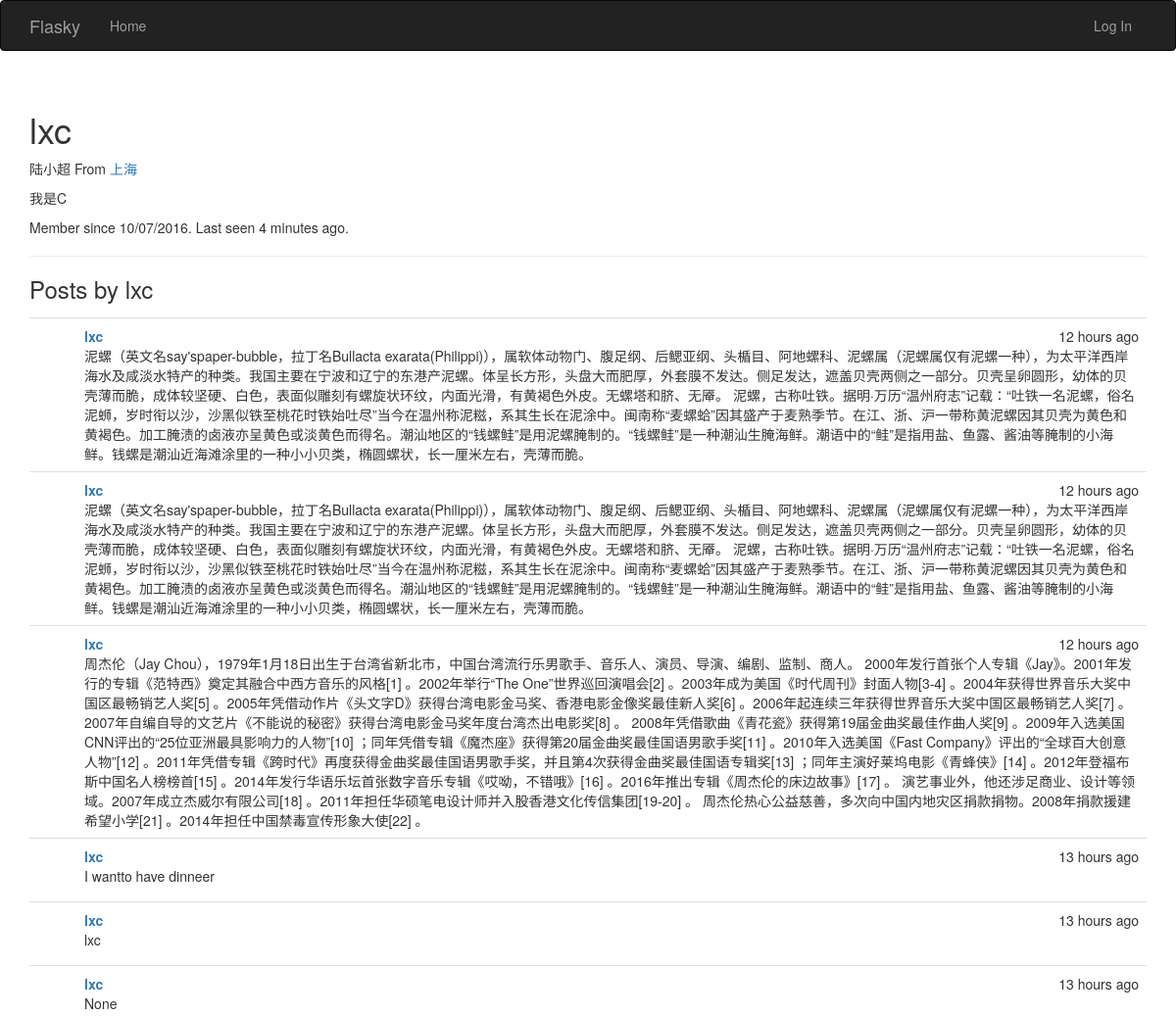
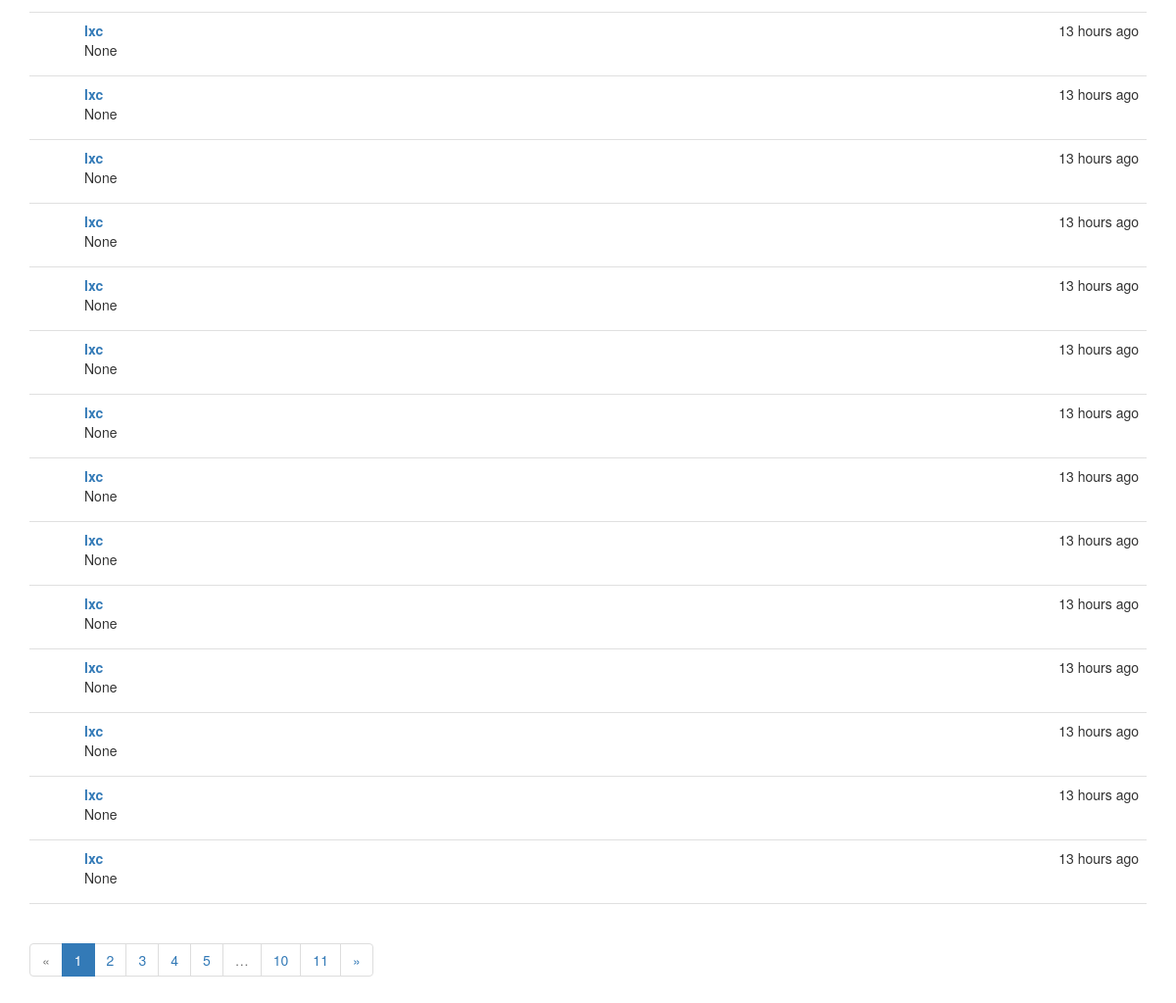
Page /user/lxc on the committed database (2 pictures, top to bottom).
### app/models.py (models this page shows, shortened)
class User(UserMixin, db.Model):
    __tablename__ = 'users'
    id = db.Column(db.Integer, primary_key=True)
    username = db.Column(db.String(64), unique=True, index=True)
    email = db.Column(db.String(64), unique=True, index=True)
    role_id = db.Column(db.Integer, db.ForeignKey('roles.id'))
    password_hash = db.Column(db.String(128))
    confirmed = db.Column(db.Boolean, default=False)
    name = db.Column(db.String(64))
    location = db.Column(db.String(64))
    about_me = db.Column(db.Text)
    member_since = db.Column(db.DateTime(), default=datetime.utcnow)
    last_seen = db.Column(db.DateTime(), default=datetime.utcnow)
    posts = db.relationship('Post', backref='author', lazy='dynamic')
    @property
    def password(self):
        raise AttributeError('password is not a readable attribute')

class Post(db.Model):
    __tablename__ = 'posts'
    id = db.Column(db.Integer, primary_key=True)
    body = db.Column(db.Text)
    timestamp = db.Column(db.DateTime, index=True, default=datetime.utcnow)
    author_id = db.Column(db.Integer, db.ForeignKey('users.id'))

### app/main/views.py (the view)
@main.route('/user/<username>')
def user(username):
    user = User.query.filter_by(username=username).first()
    if user is None:
        abort(404)
    page = request.args.get('page', 1, type=int)
    pagination = user.posts.order_by(Post.timestamp.desc()).paginate(
        page, per_page=current_app.config['FLASKY_POSTS_PER_PAGE'],
        error_out=False)
    posts = pagination.items
    return render_template('user.html', user=user, posts=posts,
                           pagination=pagination)

### app/auth/views.py (called while the page is built)
@auth.before_app_request
def before_request():
    if current_user.is_authenticated:
        current_user.ping()
        if not current_user.confirmed \
                and request.endpoint[:5] != 'auth.' \
                and request.endpoint != 'static':
            return redirect(url_for('auth.unconfirmed'))

### app/main/__init__.py (called while the page is built)
@main.app_context_processor
def inject_permissions():
    return dict(Permission=Permission)

### app/models.py (called while the page is built)
    def is_administrator(self):
        return False

### app/templates/user.html (shortened to what this page needs)
{% extends "base.html" %}
{% import "_macros.html" as macros %}
{% block page_content %}
<div class="page-header">
    <h1>{{ user.username }}</h1>
    {% if user.name or user.location %}
    <p>
        {% if user.name %}{{ user.name }}{% endif %}
        {% if user.location %}
            From <a href="http://maps.google.com/?q={{ user.location }}">{{ user.location }}</a>
        {% endif %}
    </p>
    {% endif %}
    {% if user.about_me %}<p>{{ user.about_me }}</p>{% endif %}
    <p>Member since {{ moment(user.member_since).format('L') }}. Last seen {{ moment(user.last_seen).fromNow() }}.</p>
</div>
<h3>Posts by {{ user.username }}</h3>
{% include '_posts.html' %}
{% if pagination %}
<div class="pagination">
    {{ macros.pagination_widget(pagination, '.user', username=user.username) }}
</div>
{% endif %}
{% endblock %}

### app/templates/base.html (shortened to what this page needs)
{% extends "bootstrap/base.html" %}
{% block head %}
{{ super() }}
<link rel="stylesheet" type="text/css" href="{{ url_for('static', filename='styles.css') }}">
{% endblock %}
{% block navbar %}
<div class="navbar navbar-inverse" role="navigation">
    <div class="container">
        <div class="navbar-header">
            <a class="navbar-brand" href="{{ url_for('main.index') }}">Flasky</a>
        </div>
        <div class="navbar-collapse collapse">
            <ul class="nav navbar-nav">
                <li><a href="{{ url_for('main.index') }}">Home</a></li>
            </ul>
            <ul class="nav navbar-nav navbar-right">
                {% if current_user.is_authenticated %}
                <li class="dropdown">
                    <a href="#" class="dropdown-toggle" data-toggle="dropdown">Account <b class="caret"></b></a>
                    <ul class="dropdown-menu">
                        <li><a href="{{ url_for('auth.change_password') }}">Change Password</a></li>
                        <li><a href="{{ url_for('auth.change_email_request') }}">Change Email</a></li>
                        <li><a href="{{ url_for('auth.logout') }}">Log Out</a></li>
                    </ul>
                </li>
                {% else %}
                <li><a href="{{ url_for('auth.login') }}">Log In</a></li>
                {% endif %}
            </ul>
        </div>
    </div>
</div>
{% endblock %}
{% block content %}
<div class="container">
    {% block page_content %}{% endblock %}
</div>
{% endblock %}

### app/templates/_macros.html
{% macro pagination_widget(pagination, endpoint) %}
<ul class="pagination">
    <li{% if not pagination.has_prev %} class="disabled"{% endif %}>
        <a href="{% if pagination.has_prev %}{{ url_for(endpoint, page=pagination.prev_num, **kwargs) }}{% else %}#{% endif %}">
            &laquo;
        </a>
    </li>
    {% for p in pagination.iter_pages() %}
        {% if p %}
            {% if p == pagination.page %}
            <li class="active">
                <a href="{{ url_for(endpoint, page=p, **kwargs) }}">{{ p }}</a>
            </li>
            {% else %}
            <li>
                <a href="{{ url_for(endpoint, page=p, **kwargs) }}">{{ p }}</a>
            </li>
            {% endif %}
        {% else %}
        <li class="disabled"><a href="#">&hellip;</a></li>
        {% endif %}
    {% endfor %}
    <li{% if not pagination.has_next %} class="disabled"{% endif %}>
        <a href="{% if pagination.has_next %}{{ url_for(endpoint, page=pagination.next_num, **kwargs) }}{% else %}#{% endif %}">
            &raquo;
        </a>
    </li>
</ul>
{% endmacro %}

### app/templates/_posts.html (shortened to what this page needs)
<ul class="posts">
    {% for post in posts %}
    <li class="post">
        <div class="post-content">
            <div class="post-date">{{ moment(post.timestamp).fromNow() }}</div>
            <div class="post-author"><a href="{{ url_for('.user', username=post.author.username) }}">{{ post.author.username }}</a></div>
            <div class="post-body">{{ post.body }}</div>
        </div>
    </li>
    {% endfor %}
</ul>

### app/static/styles.css (style rules this page uses)
ul.posts { list-style-type: none; padding: 0px; margin: 16px 0px 0px 0px; border-top: 1px solid #e0e0e0; }
ul.posts li.post { padding: 8px; border-bottom: 1px solid #e0e0e0; }
div.post-date { float: right; }
div.post-author { font-weight: bold; }
div.post-content { margin-left: 48px; min-height: 48px; }

### rows in the picture
User: username "lxc", name "陆小超", location "上海", about_me "我是C", member_since "10/07/2016", last_seen "4 minutes ago"
Post: timestamp "12 hours ago", author.username "lxc", body "泥螺（英文名say'spaper-bubble，拉丁名Bullacta exarata(Philippi)），属软体动物门、腹足纲、后鳃亚纲、头楯目、阿地螺科、泥螺属（泥螺属仅有泥螺一种），为太平洋西岸海水及咸淡水特产的种类。我国主要在宁波和辽宁的东港产泥螺。体呈长方形，头盘大而肥厚，外套膜不发达。侧足发达，遮盖贝壳两侧之一部分。贝壳呈卵圆形，幼体的贝壳薄而脆，成体较坚硬、白色，表面似雕刻有螺旋状环纹，内面光滑，有黄褐色外皮。无螺塔和脐、无厣。 泥螺，古称吐铁。据明·万历“温州府志”记载：“吐铁一名泥螺，俗名泥蛳，岁时衔以沙，沙黑似铁至桃花时铁始吐尽”当今在温州称泥糍，系其生长在泥涂中。闽南称“麦螺蛤”因其盛产于麦熟季节。在江、浙、沪一带称黄泥螺因其贝壳为黄色和黄褐色。加工腌渍的卤液亦呈黄色或淡黄色而得名。潮汕地区的“钱螺鲑”是用泥螺腌制的。“钱螺鲑”是一种潮汕生腌海鲜。潮语中的“鲑”是指用盐、鱼露、酱油等腌制的小海鲜。钱螺是潮汕近海滩涂里的一种小小贝类，椭圆螺状，长一厘米左右，壳薄而脆。"
Post: timestamp "12 hours ago", author.username "lxc", body "泥螺（英文名say'spaper-bubble，拉丁名Bullacta exarata(Philippi)），属软体动物门、腹足纲、后鳃亚纲、头楯目、阿地螺科、泥螺属（泥螺属仅有泥螺一种），为太平洋西岸海水及咸淡水特产的种类。我国主要在宁波和辽宁的东港产泥螺。体呈长方形，头盘大而肥厚，外套膜不发达。侧足发达，遮盖贝壳两侧之一部分。贝壳呈卵圆形，幼体的贝壳薄而脆，成体较坚硬、白色，表面似雕刻有螺旋状环纹，内面光滑，有黄褐色外皮。无螺塔和脐、无厣。 泥螺，古称吐铁。据明·万历“温州府志”记载：“吐铁一名泥螺，俗名泥蛳，岁时衔以沙，沙黑似铁至桃花时铁始吐尽”当今在温州称泥糍，系其生长在泥涂中。闽南称“麦螺蛤”因其盛产于麦熟季节。在江、浙、沪一带称黄泥螺因其贝壳为黄色和黄褐色。加工腌渍的卤液亦呈黄色或淡黄色而得名。潮汕地区的“钱螺鲑”是用泥螺腌制的。“钱螺鲑”是一种潮汕生腌海鲜。潮语中的“鲑”是指用盐、鱼露、酱油等腌制的小海鲜。钱螺是潮汕近海滩涂里的一种小小贝类，椭圆螺状，长一厘米左右，壳薄而脆。"
Post: timestamp "12 hours ago", author.username "lxc", body "周杰伦（Jay Chou），1979年1月18日出生于台湾省新北市，中国台湾流行乐男歌手、音乐人、演员、导演、编剧、监制、商人。 2000年发行首张个人专辑《Jay》。2001年发行的专辑《范特西》奠定其融合中西方音乐的风格[1] 。2002年举行“The One”世界巡回演唱会[2] 。2003年成为美国《时代周刊》封面人物[3-4] 。2004年获得世界音乐大奖中国区最畅销艺人奖[5] 。2005年凭借动作片《头文字D》获得台湾电影金马奖、香港电影金像奖最佳新人奖[6] 。2006年起连续三年获得世界音乐大奖中国区最畅销艺人奖[7] 。2007年自编自导的文艺片《不能说的秘密》获得台湾电影金马奖年度台湾杰出电影奖[8] 。 2008年凭借歌曲《青花瓷》获得第19届金曲奖最佳作曲人奖[9] 。2009年入选美国CNN评出的“25位亚洲最具影响力的人物”[10] ；同年凭借专辑《魔杰座》获得第20届金曲奖最佳国语男歌手奖[11] 。2010年入选美国《Fast Company》评出的“全球百大创意人物”[12] 。2011年凭借专辑《跨时代》再度获得金曲奖最佳国语男歌手奖，并且第4次获得金曲奖最佳国语专辑奖[13] ；同年主演好莱坞电影《青蜂侠》[14] 。2012年登福布斯中国名人榜榜首[15] 。2014年发行华语乐坛首张数字音乐专辑《哎呦，不错哦》[16] 。2016年推出专辑《周杰伦的床边故事》[17] 。 演艺事业外，他还涉足商业、设计等领域。2007年成立杰威尔有限公司[18] 。2011年担任华硕笔电设计师并入股香港文化传信集团[19-20] 。…"
Post: timestamp "13 hours ago", author.username "lxc", body "I wantto have dinneer"
Post: timestamp "13 hours ago", author.username "lxc", body "lxc"
Post: timestamp "13 hours ago", author.username "lxc", body "None"
Post: timestamp "13 hours ago", author.username "lxc", body "None"
Post: timestamp "13 hours ago", author.username "lxc", body "None"
Post: timestamp "13 hours ago", author.username "lxc", body "None"
Post: timestamp "13 hours ago", author.username "lxc", body "None"
Post: timestamp "13 hours ago", author.username "lxc", body "None"
Post: timestamp "13 hours ago", author.username "lxc", body "None"
Post: timestamp "13 hours ago", author.username "lxc", body "None"
Post: timestamp "13 hours ago", author.username "lxc", body "None"
Post: timestamp "13 hours ago", author.username "lxc", body "None"
Post: timestamp "13 hours ago", author.username "lxc", body "None"
Post: timestamp "13 hours ago", author.username "lxc", body "None"
Post: timestamp "13 hours ago", author.username "lxc", body "None"
Post: timestamp "13 hours ago", author.username "lxc", body "None"
Post: timestamp "13 hours ago", author.username "lxc", body "None"

### other values in the picture
{{ p }} "1"
{{ p }} "2" "3" "4" "5" "10" "11"
